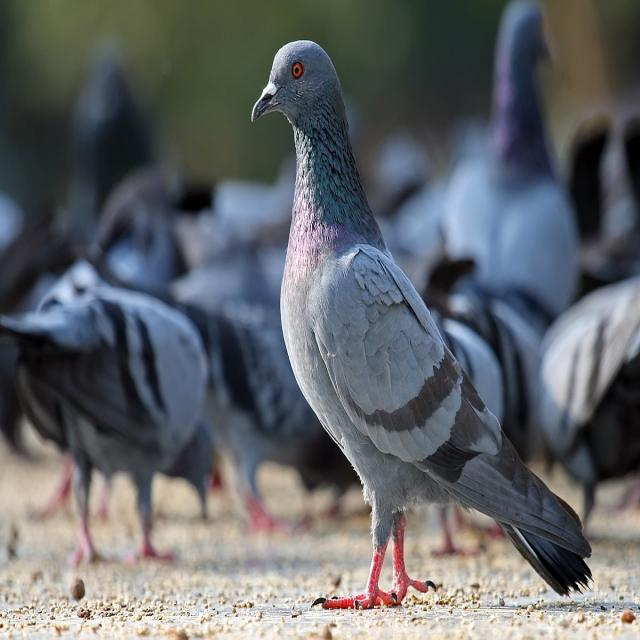
#> input picture Image_VideoScaling/bird1.jpg, 640 x 640 px
$ python sample3.py
#> lines starting #> are read from the running program, lines starting #| are printed output that depends on the picture; after the words box and inside, x2 and y2 are one past the last pixel; in counts of white or black regions, pixels touching at a corner belong together
#modules
import matplotlib.pyplot as plt
import cv2
import os
import numpy as np

def thresholding():
    root = os.getcwd()
    imagePath = os.path.join(root,"bird1.jpg")

    #reading the image
    image = plt.imread(imagePath)
#> image is the input picture: shape (640, 640, 3); mean R, G, B 98.9, 102.5, 105.6
    cvImage = cv2.imread(imagePath)
    grayImg = cv2.cvtColor(image,cv2.COLOR_RGB2GRAY)
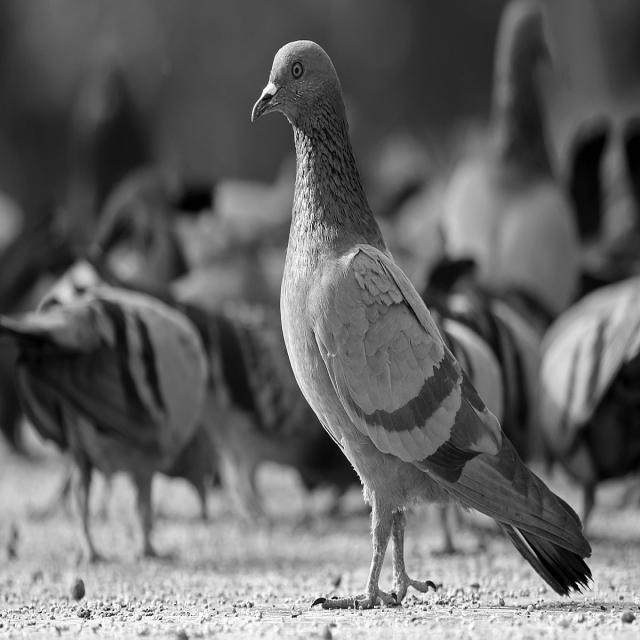
#> grayImg: shape (640, 640); min 0, max 255, mean 101.8
    cvGrayImg = cv2.cvtColor(cvImage,cv2.COLOR_BGR2GRAY)

    #histogram plotting /window1
    hist = cv2.calcHist(grayImg,[0],None,[256],[0,256])
#> hist = 256 values, max 38 at index 79, min 0 at index 0, mean 2.5

    plt.figure()
    plt.plot(hist)
    plt.xlabel("Binary value")
    plt.ylabel("No. of pixel")
    plt.show()
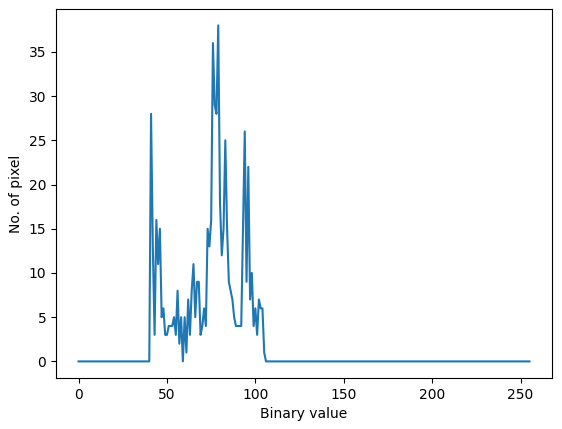
#> figure drawn by matplotlib, 1 panel; curve peaks at x = 79, y = 38

    #GrayScaleShow /window2
    cv2.imshow("GrayScaled",cvGrayImg)
    cv2.waitKey()
    cv2.destroyAllWindows()


    #threshold types
    option = [
        cv2.THRESH_BINARY,
        cv2.THRESH_BINARY_INV,
        cv2.THRESH_TOZERO,
        cv2.THRESH_TOZERO_INV,
        cv2.THRESH_TRUNC,

    ]
    threshold = ["binary", "binaryInv","toZero","toZeroInv","trunc"]

    #Grayscale Plotting /window3
    plt.figure()
    plt.subplot(231)
    plt.imshow(grayImg, cmap='gray')

    plt.show()


    #All threshold at once /window4
    plt.figure()
    for i in range(len(option)):
        plt.subplot(2,3,i+1)
        _,imgThres = cv2.threshold(grayImg, 70,255,option[i])
        plt.imshow(imgThres, cmap='gray')
        plt.title(threshold[i])
#> this loop made 5 passes
#> pass 1, in thresholding, `_,imgThres = cv2.threshold(grayImg, 70,255,option[i])`:
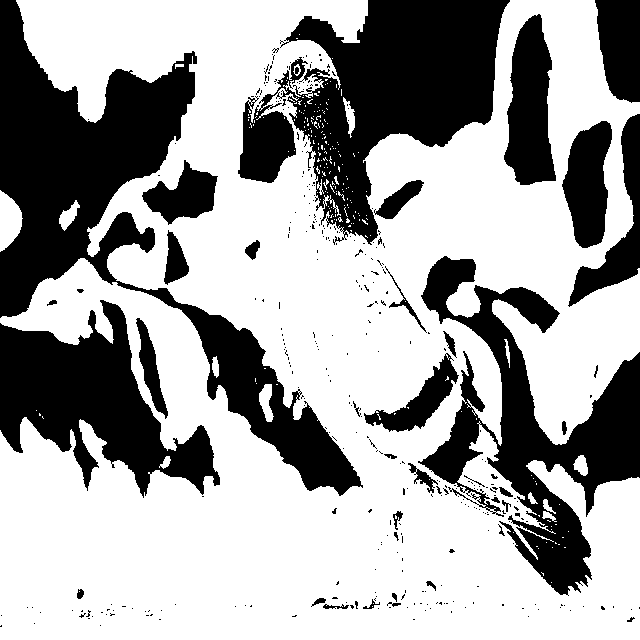
#> imgThres: shape (640, 640); 64.2% white; 359 black regions (320 under 20 px), largest, box (x1, y1, x2, y2) and area: (0, 0, 363, 496) 41433, (238, 0, 510, 245) 31936, (418, 256, 640, 596) 25032
#> pass 3, in thresholding, `_,imgThres = cv2.threshold(grayImg, 70,255,option[i])`:
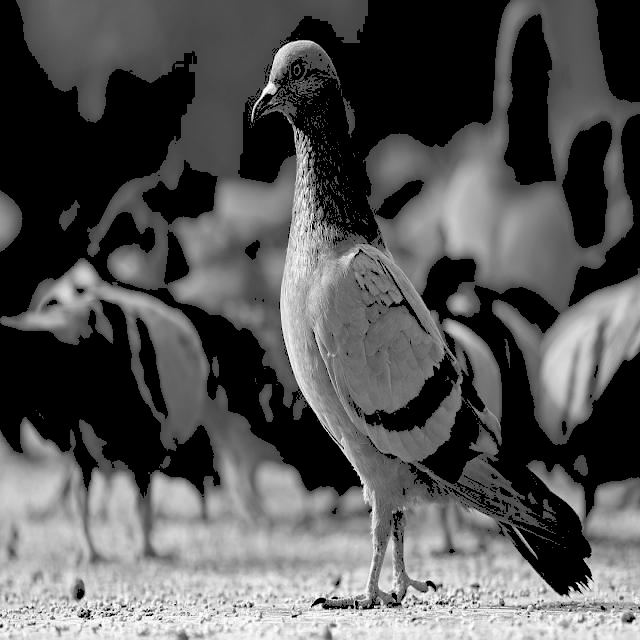
#> imgThres: shape (640, 640); min 0, max 255, mean 85.5

    plt.show()
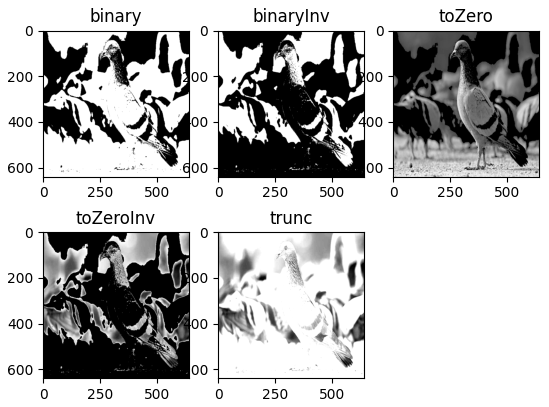
#> figure drawn by matplotlib, 5 panels


if __name__ == '__main__':
    thresholding()
